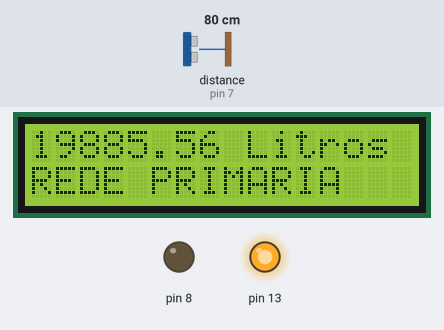
Recording of a sketch running on a simulated Arduino Uno, built with avr-gcc and run on an emulated ATmega328P. Shown: 16×2 character LCD, output pins drawn as LEDs (lit = HIGH). Wiring (inferred from the names in the program): ultrasonic range finder: trigger pin 7; echo pin 7. The inputs (shaded band) are chosen by the test bench; at power-on: distance to the obstacle (sensor on pin 7) 80 cm. The echo pulse lasts 58.3 µs per cm.

Above: at 1.2 s.
1.3 s: distance to the obstacle (sensor on pin 7) set to 25 cm
At 2.5 s:
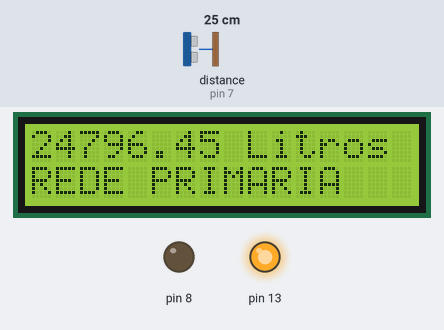
2.9 s: distance to the obstacle (sensor on pin 7) set to 21 cm
At 4.4 s:
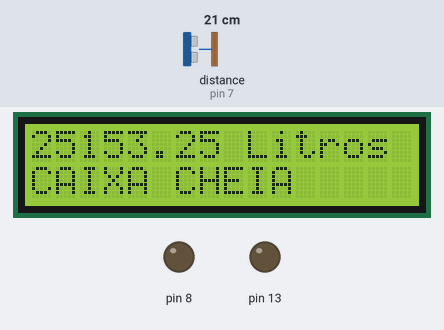
4.8 s: distance to the obstacle (sensor on pin 7) set to 250 cm
At 6.0 s:
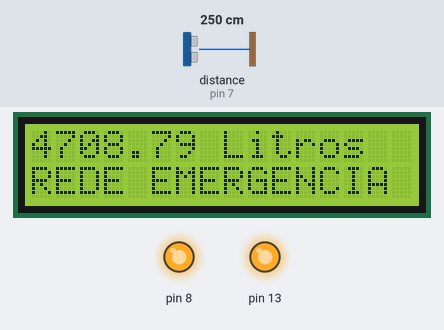
6.7 s: distance to the obstacle (sensor on pin 7) set to 299 cm
At 8.8 s:
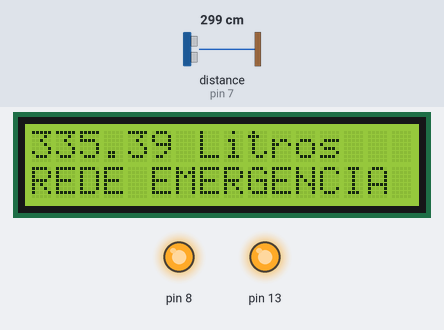
9.7 s: distance to the obstacle (sensor on pin 7) set to 128 cm
At 10.8 s:
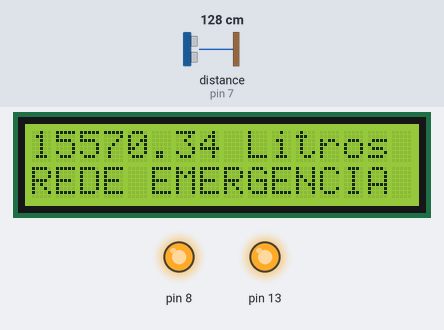
11.6 s: distance to the obstacle (sensor on pin 7) set to 118 cm
At 13.5 s:
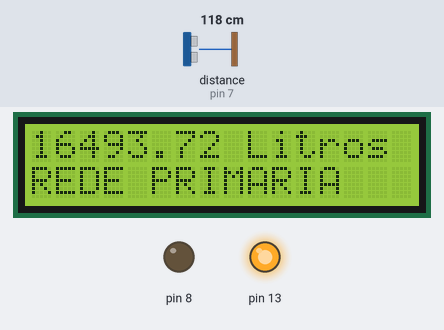
Timing chart, 0 to 14.5 s (numbered marks = the images above; inputs shaded):
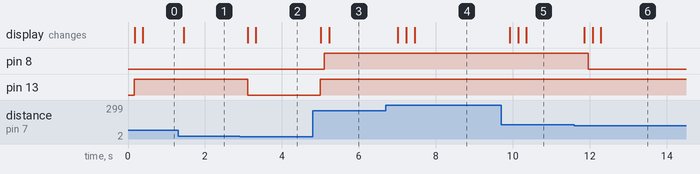

The sketch:

caixaAgua.ino
```cpp
//Proposta: Medição de caixa d'água, projeto nivel
//Alunos: Diego F. Leal
/*
Medição de caixa d'água, pensamos em uma caixa com medidas de 300cm de altura,
300cm de largura e 300cm de profundidade, o que totalizará 27000 litros de capacidade,
o circuito é composto de um lcd 16x2 onde informará o volume de água na caixa, uma bomba
de emergencia simbolizado atravez de um motor cc, que em caso de o sistema de abastacimento
de água por alguma razão for interrompido, ele entrará em ação enchendo a caixa apartir
uma segunda fonte de abastecimento como por exemplo um poço artesiano. A medição será
feita atravez de um sensor ultrasonico,
*/

#include <LiquidCrystal.h> //incluindo a biblioteca para o LCD

#define CaixaLar 300.00
#define CaixaProf 300.00
#define CaixaAlt 300.00 // definindo as medidade da caixa d'água
String texto1;
float distancia, capacidade;
LiquidCrystal lcd(12, 11, 5, 4, 3, 2);
void leitura();


void setup(){
  lcd.begin(16, 2);
  pinMode(7, OUTPUT);
  digitalWrite(7, LOW);
  pinMode(8, OUTPUT);
  digitalWrite(8, LOW);
  pinMode(13, OUTPUT);
  digitalWrite(13, LOW);
  /*
  Iniciamos os pinos 8 e 13 em modo LOW pois não queremos que
  a valvula solenoide nem a bomba d'água acionem no momento
  que ligamos o cirtcuito.
  */
}


void loop(){
  leitura();


  distancia = distancia/2; // Divide por 2 pois esse é o tempo da onda ir e voltar
  distancia = distancia*0.034029; // Multiplicamos por 0,034029 por causa da velocidade do som (d=v*t)
  capacidade = CaixaLar*CaixaProf*(CaixaAlt-distancia);
  delay(100);
  if (capacidade<25000000){
   digitalWrite(13, HIGH);
  }else{
    digitalWrite(13, LOW);
  }

  lcd.clear();
  lcd.setCursor(0, 0); //Posiciona o cursor na coluna 0, linha 0;
  lcd.print(capacidade/1000);//Envia a medição para o lcd já convertendo cm3 para litros
  lcd.print(" Litros");// Concatenamos para que facilite o entendimento da leitura
  lcd.setCursor(0, 1);
  lcd.print(texto1);
  if (capacidade>=25000000){
    texto1="CAIXA CHEIA";
  }
  if (capacidade<8000000){
    texto1="REDE EMERGENCIA";
  }
  if (capacidade>16000000 && capacidade<25000000){
    texto1="REDE PRIMARIA";
  }
  delay(100);


  if (capacidade<8000000){
    digitalWrite(8, HIGH);

  }else if(capacidade>16000000)
    digitalWrite(8, LOW);


  /*controla o ligamento da bomba de emergêcia
  ligando em 8000 litros e desligando em 16000 litros
  mantando assim uma faixa de segurança emergencial de água
  até o retorno do funcionamento do abastecimento primário

  */

}


void leitura(){
  // função para o funcionamento correto do senso ultrassonico de 3 pinos.
  pinMode(7, OUTPUT); // Define o pino como saida
  digitalWrite(7, HIGH); // Manda um sinal de nível alto de 5 ms
  delayMicroseconds(5);
  digitalWrite(7, LOW);

  pinMode(7, INPUT); // Define o pino como entrada para fazer a leitura
  distancia = pulseIn(7, HIGH); // Lê o comprimento de onda em alta
}
```

Measured:
- the behaviour switches between 23 and 22 cm on distance to the obstacle (sensor on pin 7) (found by bisection; images 1 and 2)
- the behaviour switches between 124 and 123 cm on distance to the obstacle (sensor on pin 7) (found by bisection; images 5 and 6)
- after the input at 1.3 s, the display: changes after 0.14 s (image 1)
- after the input at 2.9 s, pin 13: HIGH → LOW after 0.21 s; the display: first changes after 0.21 s (image 2 shows a later state)
- after the input at 4.8 s, pin 8: LOW → HIGH after 0.30 s; pin 13: LOW → HIGH after 0.20 s; the display: first changes after 0.20 s (image 3 shows a later state)
- after the input at 6.7 s, the display: changes after 0.31 s (image 4)
- after the input at 9.7 s, the display: first changes after 0.22 s (image 5 shows a later state)
- after the input at 11.6 s, pin 8: HIGH → LOW after 0.36 s; the display: first changes after 0.26 s (image 6 shows a later state)
